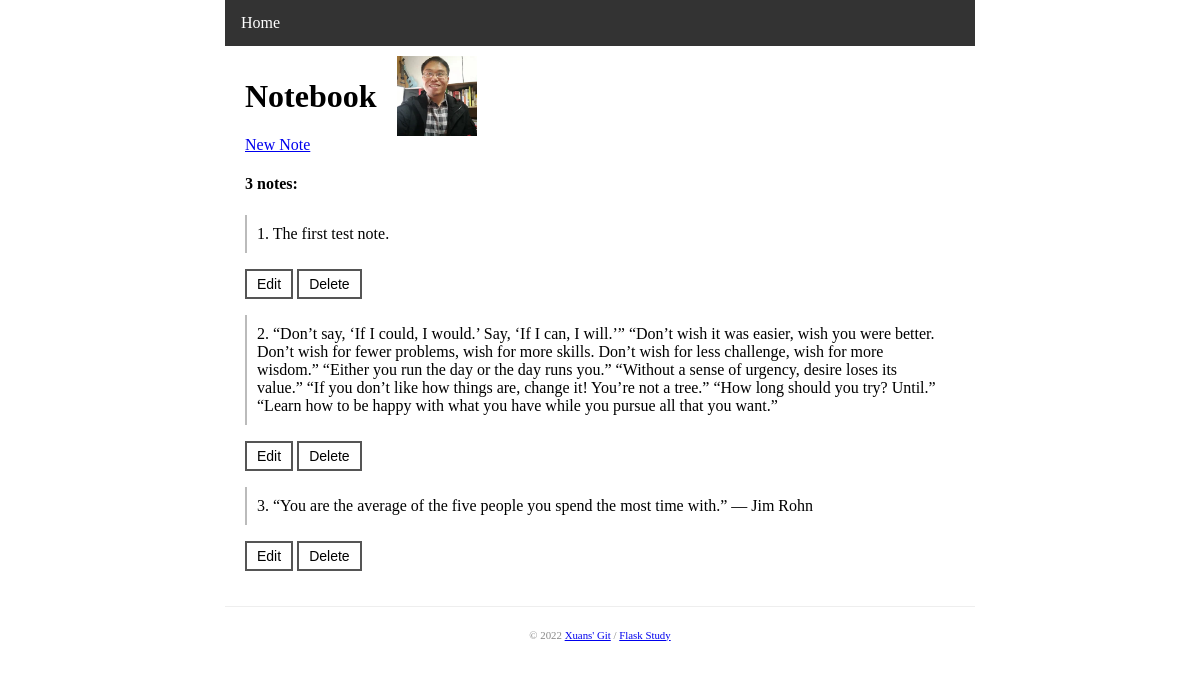
Before: / with the older database file.
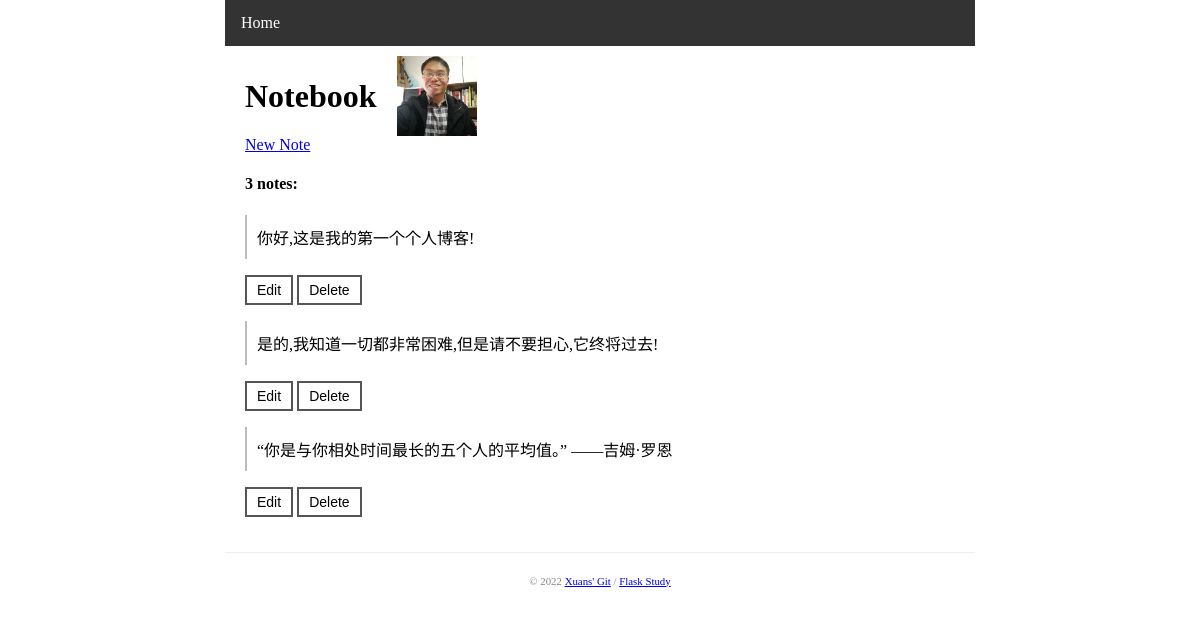
After: the same page with the newer database file.
### models.py (models this page shows, shortened)
class Note(db.Model):
    id = db.Column(db.Integer, primary_key=True)
    body = db.Column(db.Text)

### test.py (the view)
@app.route("/")
def index():
    form = DeleteNoteForm()
    notes = Note.query.all()
    return render_template("index.html", notes=notes \
                           , form=form)

### forms.py
class DeleteNoteForm(FlaskForm):
    submit = SubmitField("Delete")

### templates/index.html (shortened to what this page needs)
{% extends "base.html" %}
{% block content %}
<div class="head_container">
    <h1>Notebook</h1>
    <img src="{{ url_for('static', filename='xuan.png') }}"><br>
</div>
    <a href="{{ url_for('new_note') }}">New Note</a>
    <h4>{{ notes|length }} notes: </h4>
    {% for note in notes %}
        <div class="note">
            <p>{{ note.body }}</p>
            <a class= "btn" href="{{ url_for('edit_note', note_id=note.id) }}">Edit</a>
            <form method="post" action="{{ url_for('delete_note', note_id=note.id) }}">
                {{ form.submit(class="btn") }}
            </form>
        </div>
    {% endfor %}
{% endblock %}

### templates/base.html (shortened to what this page needs)
<!DOCTYPE html>
<html>
<head>
    {% block head %}
        {% block styles %}
            <link rel="stylesheet" type="text/css" href="{{ url_for('static', filename='style.css' ) }}">
        {% endblock %}
    {% endblock %}
</head>
<body>
<nav>
    <ul>
        <li><a href="{{ url_for('index') }}">Home</a></li>
    </ul>
</nav>
<main>
    {% block content %}{% endblock %}
</main>
<footer>
    {% block footer %}
    <small> &copy; 2022 <a href="https://github.com/loveplay1983" title="Fork me on GitHub">Xuans' Git</a> /
        <a href="https://github.com/loveplay1983/xuanweb" title="Flask test project">Flask Study</a>
    </small>
    {% endblock %}
</footer>
</body>
</html>

### static/style.css (style rules this page uses)
body { margin: auto; width: 750px; }
nav ul { list-style-type: none; margin: 0; padding: 0; overflow: hidden; background-color: #333; }
nav li { float: left; }
nav li a { display: block; color: white; text-align: center; padding: 14px 16px; text-decoration: none; }
main { padding: 10px 20px; }
footer { font-size: 13px; color: #888; border-top: 1px solid #eee; margin-top: 25px; text-align: center; padding: 20px; }
.note p { padding: 10px; border-left: solid 2px #bbb; }
.note form { display: inline; }
.btn { font-family: Arial; font-size: 14px; padding: 5px 10px; text-decoration: none; cursor: pointer; background-color: white; color: black; border: 2px solid #555555; }
.head_container { width:300px; display: flex; align-items:center; }
.head_container img { width: 80px; margin-left: 20px; }

Changed rows visible on the page:
changed Note: body "1. The first test note." → "你好,这是我的第一个个人博客!"
changed Note: body "2. “Don’t say, ‘If I could, I would.’ Say, ‘If I can, I will.’” “Don’t wish it was easier, wish you were better. Don’t wish for fewer problems, wish for more skills. Don’t wish for less challenge, wish for more wisdom.” “Either you run the day or the day runs you.” “Without a sense of urgency, desire loses its value.” “If you don’t like how things are, change it! You’re not a tree.” “How long should you try? Until.” “Learn how to be happy with what you have while you pursue all that you want.”" → "是的,我知道一切都非常困难,但是请不要担心,它终将过去!"
changed Note: body "3. “You are the average of the five people you spend the most time with.” ― Jim Rohn" → "“你是与你相处时间最长的五个人的平均值。” ——吉姆·罗恩"
